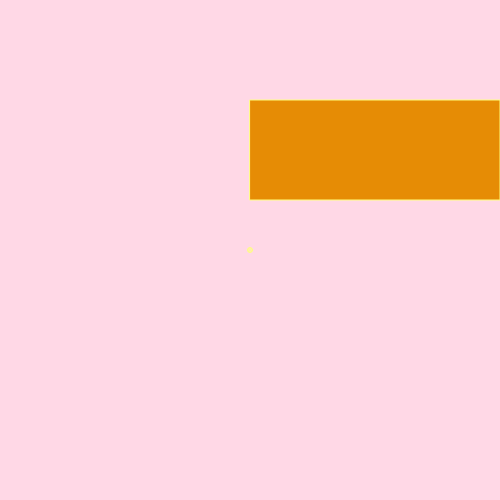
Frame 1 (no input)
Frame 60 (no input): identical to frame 1, image omitted
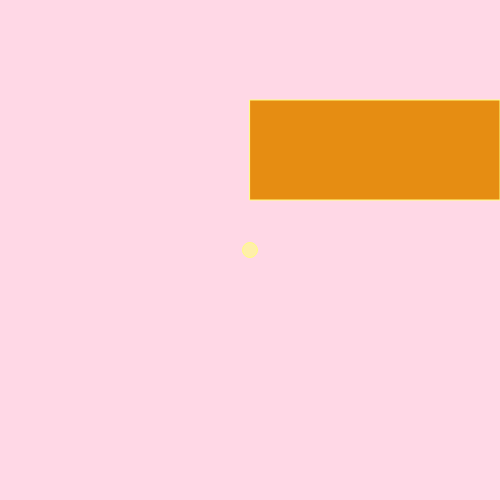
Frame 120 (the mouse pressed at the canvas centre since frame 60)

The p5.js sketch that drew these frames (run headless with seeded random() and noise() and a simulated clock; from frame 60 on, the mouse is pressed at the canvas centre):

// p5.js sketch
// ── sketch.js
var circ1=5;
	seethru=255;
//The setup function only happens once
function setup() {
	createCanvas(500, 500); //create a 500px X 500px canvas
}

//The draw function happens over and over again
function draw() {
  background(255,216,230); //an RGB color for the canvas' background
  //circle
  stroke(255,255,127) // an RGB color for the circle's border
  fill(255,255,127,150); // an RGB color for the inside of the circle (the last number refers to transparency (min. 0, max. 255))
  ellipse(width/2,height/2,circ1,circ1); // center of canvas, 20px dia
  fill(230,140,circ1,seethru);
  rect(250,100,250,100);
  
  
}

	function mousePressed(){
		if (circ1>200){
			circ1=5;
		}else{
			circ1=circ1+10;
		}

		if (seethru<0)
			{seethru=255;
			}else{
			seethru=seethru-5;}
		
	}
